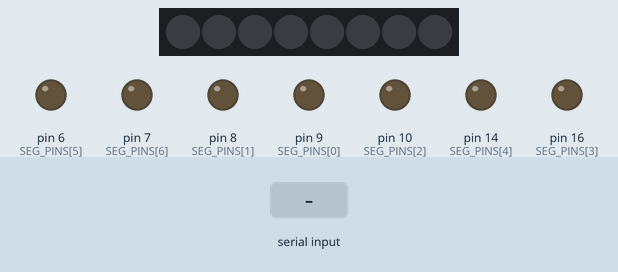
Recording of a sketch running on a simulated Arduino Uno, built with avr-gcc and run on an emulated ATmega328P. On the bench: 8 RGB LEDs in strip order, left to right, output pins drawn as LEDs (lit = HIGH). Inputs (shaded band) come from the test bench. What the sketch prints to the serial monitor is not drawn.

Above: at 1.2 s.
1.3 s: byte 30 received over Serial
At 1.7 s:
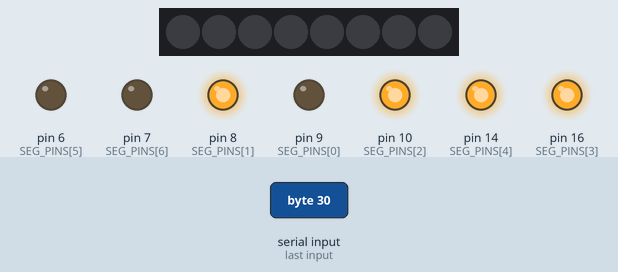
2.8 s: byte 90 received over Serial
At 4.0 s:
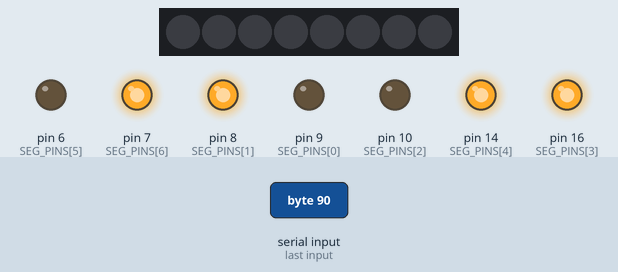
4.3 s: byte 120 received over Serial
At 5.1 s:
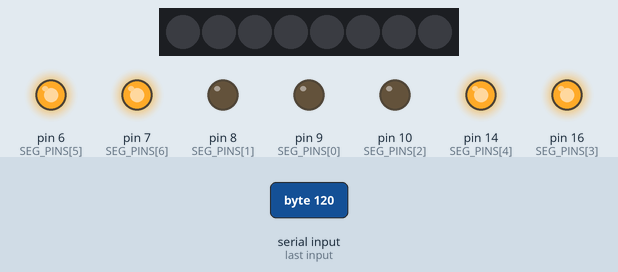
Timing chart, 0 to 15.8 s (numbered marks = the images above; inputs shaded):
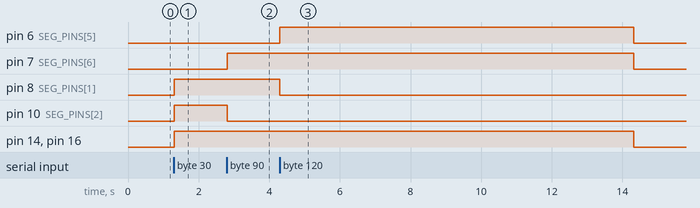

Measured:
- after the input at 1.3 s, pin 8 (SEG_PINS[1]), pin 10 (SEG_PINS[2]), pin 14 (SEG_PINS[4]), pin 16 (SEG_PINS[3]): LOW → HIGH at once
- after the input at 2.8 s, pin 7 (SEG_PINS[6]): LOW → HIGH at once; pin 10 (SEG_PINS[2]): HIGH → LOW at once
- after the input at 4.3 s, pin 6 (SEG_PINS[5]): LOW → HIGH at once, → LOW 10.0 s later; pin 7 (SEG_PINS[6]), pin 14 (SEG_PINS[4]), pin 16 (SEG_PINS[3]): HIGH → LOW after 10.0 s instead of 8.5 s; pin 8 (SEG_PINS[1]): HIGH → LOW after 0.00 s instead of 8.5 s

The sketch:

RaceTelemetry.ino
```cpp
// Author: Brendon McBain
// Date: 20/12/2017
// Description: Receives serial data for rev lights and gear from the F1 2017 racing game.
//              Then this data is used to control x1 Adafruit NeoPixel Strip and x1 7 segment display (common cathode).

#include <Adafruit_NeoPixel.h>

#define PIXEL_PIN 2
#define N_LEDS 8
#define NUM_SEGS 7
#define TIMER_MAX 1000
#define SERIAL_DELAY 10

Adafruit_NeoPixel strip = Adafruit_NeoPixel(N_LEDS, PIXEL_PIN, NEO_GRB + NEO_KHZ800);
const int SEG_PINS[] = {9,8,10,16,14,6,7};   // first pin = g
int sleep_timer = 0;
int sleeping = false;

void setup() {
  strip.begin();
  strip.setBrightness(5);
  Serial.begin(9600);
  Serial.print("Connection successful!");

  // initialise seg pins
  for (int i=0; i<NUM_SEGS; i++)
    pinMode(SEG_PINS[i], OUTPUT);
}

void loop() {
  int DI1, DI2;                  // data-in buffers
  if (Serial.available()) {
     DI1 = Serial.read() - 1;   // rev limiter
     DI2 = Serial.read();       // gear
     int rev_state = round( map(DI2, 0, 100, 0, 8) );  // map percentage to 0-8

     updateLights(rev_state);
     updateSegments(DI1);

     sleep_timer = 0;
     sleeping = false;
  }

  // sleep after 10 seconds of no data
  if (sleep_timer >= TIMER_MAX & !sleeping) {
    updateLights(0);
    updateSegments(-1);
    sleeping = true;
  } else {
      sleep_timer++;
  }

  // let the buffer populate
  delay(SERIAL_DELAY);
}

void updateLights(int n) {
  uint32_t c;    // temp colour

  // set the ON states
  for (int i = 0; i < n; i++) {
     // choose colour band
     if (i <= 1) {
       c = strip.Color(0, 255, 0);  // green
     } else if (i <= 5) {
       c = strip.Color(255, 0, 0);  // red
     } else {
       c = strip.Color(0, 0, 255);  // blue
     }
     strip.setPixelColor(i, c);
  }

  // set the OFF states
  for (int i = n; i < N_LEDS; i++)
     strip.setPixelColor(i, 0);

  strip.show();
}

void updateSegments(int n) {
  byte seg = getSegmentByte(n);
  byte bit_mask = B0000001;

  for (int i=0; i<NUM_SEGS; i++) {
    int seg_pin = SEG_PINS[i];
    byte data_out = bit_mask & seg;
    bit_mask <<= 1;

    if (data_out > B0000000) digitalWrite(seg_pin, HIGH);
    else digitalWrite(seg_pin, LOW);
  }
}

byte getSegmentByte(int n) {
  switch (n) {
     case 0:   return B1111110;
     case 1:   return B0110000;
     case 2:   return B1101101;
     case 3:   return B1111001;
     case 4:   return B0110011;
     case 5:   return B1011011;
     case 6:   return B1011111;
     case 7:   return B1110000;
     case 8:   return B1111111;
     case 9:   return B1111011;
     case -1: return B0000000;
  }  // msb = a, lsb = g
}
```
